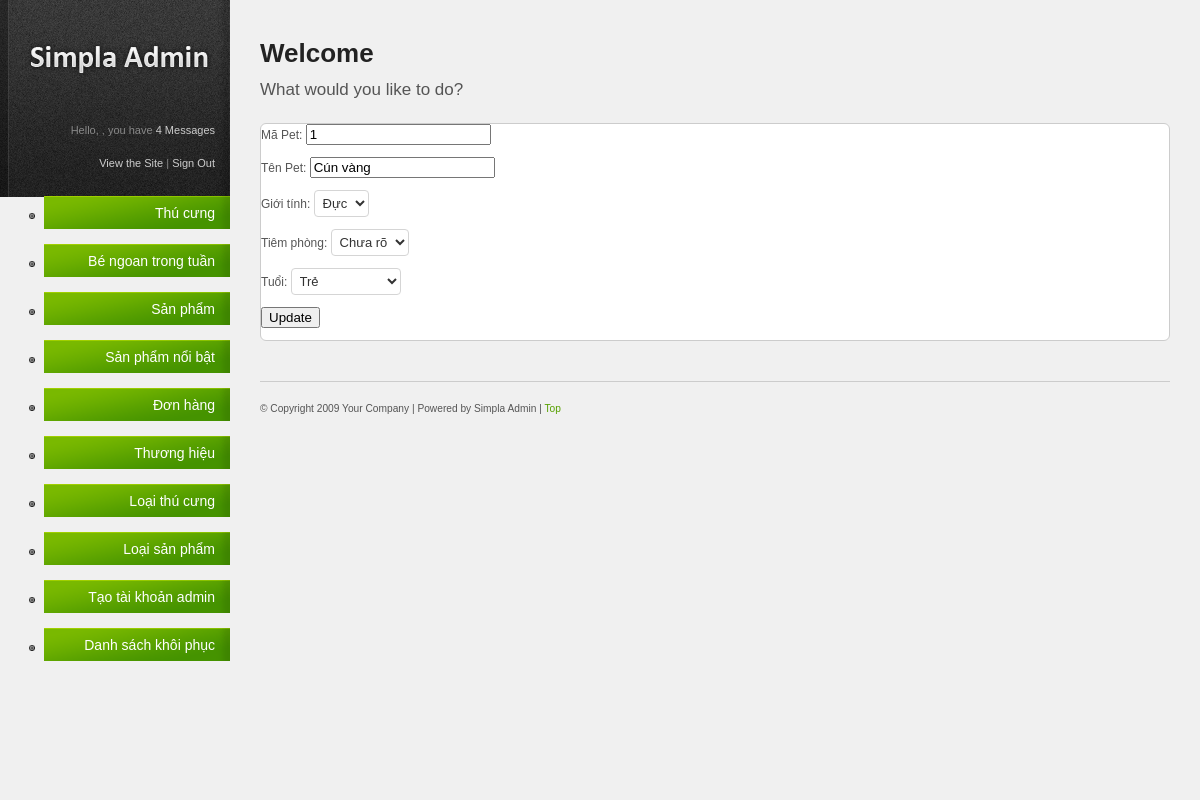
The app's page /admin/edit_1.php?mapet=1 with its own data.
### tables this page shows
CREATE TABLE `bengoantrongtuan` (
  `mapet` int(11) NOT NULL AUTO_INCREMENT,
  `tenpet` varchar(50) NOT NULL,
  `gioitinh` varchar(3) NOT NULL,
  `tuoi` varchar(13) NOT NULL,
  `tiemphong` tinyint(1) NOT NULL,
  `hinh` varchar(50) NOT NULL,
  `xoa` tinyint(1) NOT NULL DEFAULT '0',
  PRIMARY KEY (`mapet`),
  KEY `mapet` (`mapet`),
  CONSTRAINT `FK_bengoantrongtuan_thucung` FOREIGN KEY (`mapet`) REFERENCES `thucung` (`mapet`) ON DELETE CASCADE ON UPDATE CASCADE
);

### admin/edit_1.php (the view, shortened to what this page needs)
<?php
include './pdo.php';
$m = isset($_GET['mapet'])?$_GET['mapet']:'';
$sql="select * from bengoantrongtuan  where mapet= ? ";
$a =[$m];
$objStatement= $objPDO->prepare($sql);
$objStatement->execute($a);
$data1 = $objStatement->fetch(PDO::FETCH_OBJ);
?>
<!DOCTYPE html PUBLIC "-//W3C//DTD XHTML 1.0 Strict//EN" "http://www.w3.org/TR/xhtml1/DTD/xhtml1-strict.dtd">
<html xmlns="http://www.w3.org/1999/xhtml">
	<?php
		include './pages/head.php';
	?>
	<body>
    <div id="main-content">
		<?php
			include './pages/sidebar.php';
		?>
			<h2>Welcome</h2>
			<p id="page-intro">What would you like to do?</p>
			<div class="content-box">
			<form action="update_1.php" method='post' entype='multipart/form-data'>
                Mã Pet: <input type="text" name='mapet' value='<?php echo $data1->mapet ?>' readonly> <br><br>
                Tên Pet: <input type="text" name='tenpet' value='<?php echo $data1->tenpet ?>'> <br><br>
                Giới tính: <select name="gioitinh" id="">
							<option value="<?php echo $data1->gioitinh ?>"><?php echo $data1->gioitinh ?></option>
							</select> <br><br>
				Tiêm phòng: <select name="tiemphong" id="">
							<option value="<?php echo $data1->tiemphong ?>"><?php if($data1->tiemphong==0){echo "Chưa rõ";} else{echo "Có";} ?></option>
							</select> <br><br>
				Tuổi: <select name="tuoi" id="">
						<option value="<?php echo $data1->tuoi ?>"><?php echo $data1->tuoi ?></option>
						</select> <br><br>
                <input type="submit" name="sm" value="Update"><br><br>
            </form>
			</div>
			<div id="footer">
				<small>
						&#169; Copyright 2009 Your Company | Powered by Simpla Admin</a> | <a href="#">Top</a>
				</small>
			</div>
		</div>
</body>
</html>

### admin/resources/css/style.css (style rules this page uses)
html { font-size: 100%; height: 100%; margin-bottom: 1px; }
body { font-family: Arial, Helvetica, sans-serif; color: #555; background: #f0f0f0 url('../images/bg_login.html') top left repeat-y; font-size: 12px; }
h1, h2, h3, h4, h5, h6 { font-family: Helvetica, Arial, sans-serif; color: #222; font-weight: bold; }
h2 { font-size: 26px; padding: 0 0 10px 0; }
a { color: #57a000; text-decoration: none; }
small { font-size: 0.85em; }
p { padding: 5px 0 10px 0; line-height: 1.6em; }
#main-content { margin: 0 30px 0 260px; padding: 40px 0 0 0; }
#page-intro { font-size: 17px; padding: 0 0 20px 0; }
#footer { border-top: 1px solid #ccc; margin: 40px 0 0 0; padding: 20px 0; font-size: 12px; }
.content-box { border: 1px solid #ccc; margin: 0 0 20px 0; background: #fff; }
form input.text-input, form select, form textarea, form .wysiwyg { padding: 6px; font-size: 13px; background: #fff url('../images/bg-form-field.gif') top left repeat-x; border: 1px solid #d5d5d5; color: #333; }
form select { padding: 4px; background: #fff; }

### admin/resources/css/invalid.css (style rules this page uses)
.button, #main-content table tfoot td .bulk-actions select, .pagination a.number, form input.text-input, form textarea, form .wysiwyg, form select, .dp-popup { -moz-border-radius: 4px; -webkit-border-radius: 4px; border-radius: 4px; }
.content-box, .content-box-header, ul.content-box-tabs li a.current, .shortcut-button, .notification { -moz-border-radius: 6px; -webkit-border-radius: 6px; border-radius: 6px; }

### records on screen
bengoantrongtuan: mapet "1", tenpet "Cún vàng", gioitinh "Đực", tiemphong "Chưa rõ", tuoi "Trẻ"

### other values on screen
$n "4"
